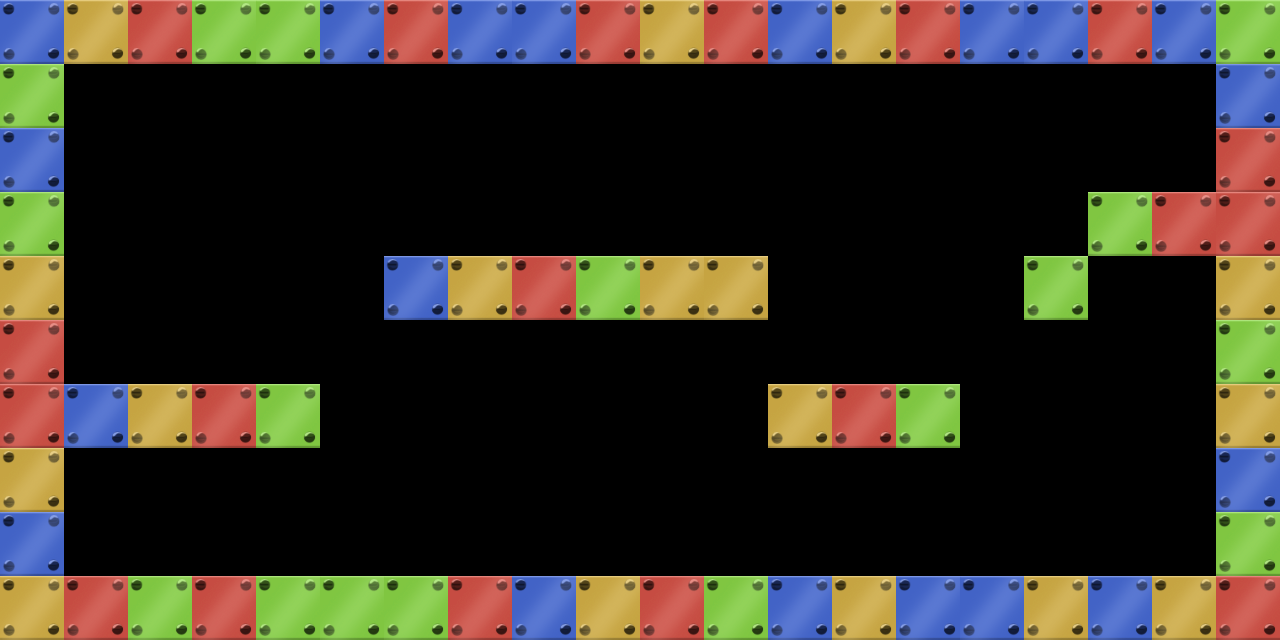

This is a level from a 2D game, rendered from its Tiled map with the project's own tilesets. A one-line summary and the complete map file follow:
An orthogonal 20x10 tile map with 64x64 px tiles, 1 tile layer (layer1).

<map version="1.0" orientation="orthogonal" renderorder="right-down" width="20" height="10" tilewidth="64" tileheight="64" nextobjectid="1">
 <tileset firstgid="1" name="Tile" tilewidth="64" tileheight="64" tilecount="4" columns="4">
  <image source="Tile.png" width="256" height="64" />
 </tileset>
 <layer name="layer1" width="20" height="10">
  <data encoding="csv">
1,2,3,4,4,1,3,1,1,3,2,3,1,2,3,1,1,3,1,4,
4,0,0,0,0,0,0,0,0,0,0,0,0,0,0,0,0,0,0,1,
1,0,0,0,0,0,0,0,0,0,0,0,0,0,0,0,0,0,0,3,
4,0,0,0,0,0,0,0,0,0,0,0,0,0,0,0,0,4,3,3,
2,0,0,0,0,0,1,2,3,4,2,2,0,0,0,0,4,0,0,2,
3,0,0,0,0,0,0,0,0,0,0,0,0,0,0,0,0,0,0,4,
3,1,2,3,4,0,0,0,0,0,0,0,2,3,4,0,0,0,0,2,
2,0,0,0,0,0,0,0,0,0,0,0,0,0,0,0,0,0,0,1,
1,0,0,0,0,0,0,0,0,0,0,0,0,0,0,0,0,0,0,4,
2,3,4,3,4,4,4,3,1,2,3,4,1,2,1,1,2,1,2,3
</data>
 </layer>
</map>